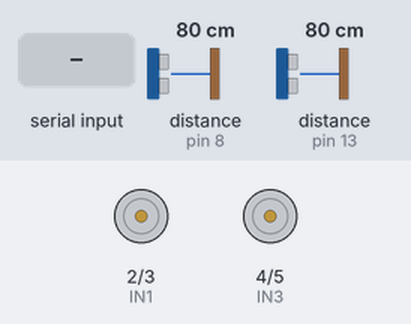
Bench run of a sketch on a simulated Arduino Uno, built with avr-gcc and run on an emulated ATmega328P. Shown: motor-driver pin pairs drawn as motors (green arrow = first pin HIGH = forward, orange = second pin HIGH = backward, longer = more drive, scaled by the enable pin). Wiring (inferred from the names in the program): 2 × ultrasonic range finder: trigger pin 9, echo pin 8 / trigger pin 12, echo pin 13. Inputs (shaded band) come from the test bench; at power-on: distance to the obstacle (sensors on pin 8, pin 13) 80 cm. The echo pulse lasts 58.3 µs per cm; what the sketch prints to the serial monitor is not drawn.

Above: at 1.2 s.
1.3 s: "TA1\n" received over Serial
At 2.1 s:
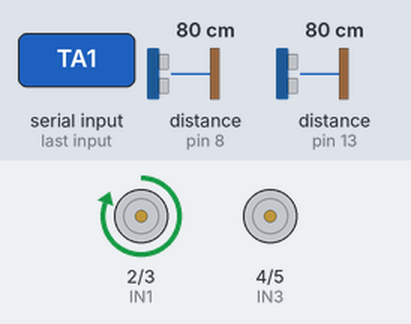
2.8 s: "F" received over Serial
At 3.4 s:
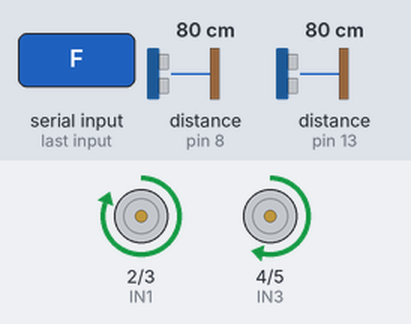
4.3 s: "B" received over Serial
At 4.8 s:
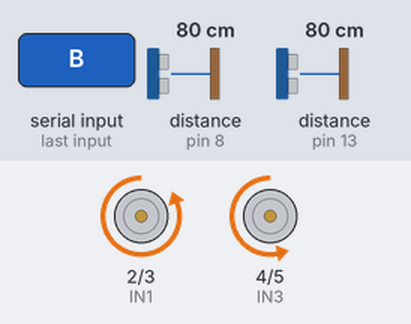
5.8 s: "L" received over Serial
At 7.0 s:
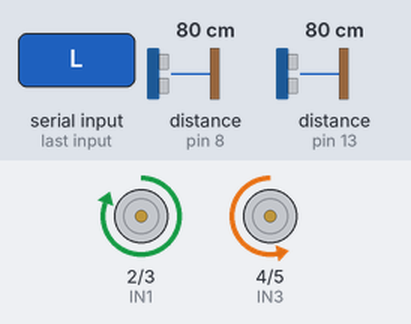
7.3 s: "R" received over Serial
At 8.7 s:
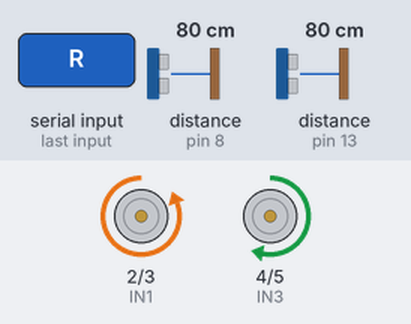
Timing chart, 0 to 9.8 s (numbered marks = the images above; inputs shaded):
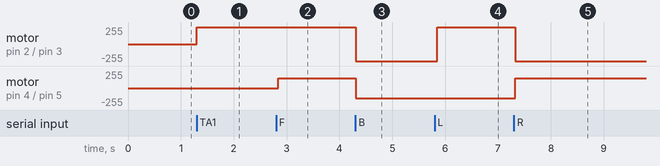

The sketch:

arduino.ino
```cpp
#define TRIG_PIN_1 12  // First ultrasonic sensor trigger pin
#define ECHO_PIN_1 13  // First ultrasonic sensor echo pin
#define TRIG_PIN_2 9   // Second ultrasonic sensor trigger pin
#define ECHO_PIN_2 8   // Second ultrasonic sensor echo pin
#define IN1 2          // Motor A direction 1
#define IN2 3          // Motor A direction 2
#define ENA 7          // Motor A PWM speed control
#define IN3 4          // Motor B direction 1
#define IN4 5          // Motor B direction 2
#define ENB 6          // Motor B PWM speed control

// Variables
long duration1, duration2;
float distance1, distance2;

void setup() {
  // Initialize serial communication
  Serial.begin(2000000);

  // Set pin modes for first sensor
  pinMode(TRIG_PIN_1, OUTPUT);
  pinMode(ECHO_PIN_1, INPUT);

  // Set pin modes for second sensor
  pinMode(TRIG_PIN_2, OUTPUT);
  pinMode(ECHO_PIN_2, INPUT);

  // Set pin modes for motors
  pinMode(IN1, OUTPUT);
  pinMode(IN2, OUTPUT);
  pinMode(ENA, OUTPUT);
  pinMode(IN3, OUTPUT);
  pinMode(IN4, OUTPUT);
  pinMode(ENB, OUTPUT);

  // Ensure motors are stopped initially
  stopMotors();

  // Brief startup message
  Serial.println("Arduino ready with dual sensors");
}

void loop() {
  // Read and send ultrasonic data from both sensors
  measureDistances();
  Serial.print("ULTRASONIC1: ");
  Serial.print(distance1);
  Serial.print(" | ULTRASONIC2: ");
  Serial.println(distance2);

  // Check for incoming serial commands
  if (Serial.available() > 0) {
    char command = Serial.read();
    executeCommand(command);
  }

  delay(50); // Small delay to avoid overwhelming serial
}

// Measure distance using both ultrasonic sensors
void measureDistances() {
  // First sensor measurement
  digitalWrite(TRIG_PIN_1, LOW);
  delayMicroseconds(2);
  digitalWrite(TRIG_PIN_1, HIGH);
  delayMicroseconds(10);
  digitalWrite(TRIG_PIN_1, LOW);

  duration1 = pulseIn(ECHO_PIN_1, HIGH, 30000); // Timeout after 30ms (approx 5m)
  if (duration1 == 0) {
    distance1 = 999.0; // Indicate out-of-range or error
  } else {
    distance1 = duration1 * 0.034 / 2; // Distance in cm
  }

  // Small delay between sensor readings to avoid interference
  delayMicroseconds(100);

  // Second sensor measurement
  digitalWrite(TRIG_PIN_2, LOW);
  delayMicroseconds(2);
  digitalWrite(TRIG_PIN_2, HIGH);
  delayMicroseconds(10);
  digitalWrite(TRIG_PIN_2, LOW);

  duration2 = pulseIn(ECHO_PIN_2, HIGH, 30000); // Timeout after 30ms (approx 5m)
  if (duration2 == 0) {
    distance2 = 999.0; // Indicate out-of-range or error
  } else {
    distance2 = duration2 * 0.034 / 2; // Distance in cm
  }
}

// Execute commands from Raspberry Pi
void executeCommand(char cmd) {
  switch (cmd) {
    case 'F': // Forward
      moveForward();
      Serial.println("Moving forward");
      break;
    case 'B': // Backward
      moveBackward();
      Serial.println("Moving backward");
      break;
    case 'L': // Left
      turnLeft();
      Serial.println("Turning left");
      break;
    case 'R': // Right
      turnRight();
      Serial.println("Turning right");
      break;
    case 'S': // Stop
      stopMotors();
      Serial.println("Stopped");
      break;
    case 'T': // Test motor (e.g., "TA1" for Motor A forward)
      while (Serial.available() < 2) delay(1); // Wait for motor and direction
      char motor = Serial.read();
      char direction = Serial.read();
      testMotor(motor, direction);
      break;
    default:
      Serial.println("Unknown command");
      break;
  }
}

// Motor control functions
void moveForward() {
  digitalWrite(IN1, HIGH);
  digitalWrite(IN2, LOW);
  analogWrite(ENA, 150); // Motor A speed (0-255)
  digitalWrite(IN3, HIGH);
  digitalWrite(IN4, LOW);
  analogWrite(ENB, 150); // Motor B speed
}

void moveBackward() {
  digitalWrite(IN1, LOW);
  digitalWrite(IN2, HIGH);
  analogWrite(ENA, 150);
  digitalWrite(IN3, LOW);
  digitalWrite(IN4, HIGH);
  analogWrite(ENB, 150);
}

void turnLeft() {
  digitalWrite(IN1, HIGH);
  digitalWrite(IN2, LOW);
  analogWrite(ENA, 150); // Motor A forward
  digitalWrite(IN3, LOW);
  digitalWrite(IN4, HIGH);
  analogWrite(ENB, 150); // Motor B backward
}

void turnRight() {
  digitalWrite(IN1, LOW);
  digitalWrite(IN2, HIGH);
  analogWrite(ENA, 150); // Motor A backward
  digitalWrite(IN3, HIGH);
  digitalWrite(IN4, LOW);
  analogWrite(ENB, 150); // Motor B forward
}

void stopMotors() {
  digitalWrite(IN1, LOW);
  digitalWrite(IN2, LOW);
  analogWrite(ENA, 0);
  digitalWrite(IN3, LOW);
  digitalWrite(IN4, LOW);
  analogWrite(ENB, 0);
}

void testMotor(char motor, char direction) {
  if (motor == 'A') {
    if (direction == '1') { // Forward
      digitalWrite(IN1, HIGH);
      digitalWrite(IN2, LOW);
      analogWrite(ENA, 150);
      Serial.println("Motor A forward");
    } else if (direction == '0') { // Backward
      digitalWrite(IN1, LOW);
      digitalWrite(IN2, HIGH);
      analogWrite(ENA, 150);
      Serial.println("Motor A backward");
    } else if (direction == 'S') { // Stop
      digitalWrite(IN1, LOW);
      digitalWrite(IN2, LOW);
      analogWrite(ENA, 0);
      Serial.println("Motor A stopped");
    }
  } else if (motor == 'B') {
    if (direction == '1') { // Forward
      digitalWrite(IN3, HIGH);
      digitalWrite(IN4, LOW);
      analogWrite(ENB, 150);
      Serial.println("Motor B forward");
    } else if (direction == '0') { // Backward
      digitalWrite(IN3, LOW);
      digitalWrite(IN4, HIGH);
      analogWrite(ENB, 150);
      Serial.println("Motor B backward");
    } else if (direction == 'S') { // Stop
      digitalWrite(IN3, LOW);
      digitalWrite(IN4, LOW);
      analogWrite(ENB, 0);
      Serial.println("Motor B stopped");
    }
  }
}
```

Measured:
- after the input at 1.3 s, motor on pin 2 (IN1) / pin 3 (IN2): stopped → forward 255/255 at once
- after the input at 2.8 s, motor on pin 4 (IN3) / pin 5 (IN4): stopped → forward 150/255 at once
- after the input at 4.3 s, motor on pin 2 (IN1) / pin 3 (IN2): forward 255/255 → backward 255/255 at once; motor on pin 4 (IN3) / pin 5 (IN4): forward 150/255 → backward 150/255 at once
- after the input at 5.8 s, motor on pin 2 (IN1) / pin 3 (IN2): backward 255/255 → forward 255/255 after 0.05 s
- after the input at 7.3 s, motor on pin 2 (IN1) / pin 3 (IN2): forward 255/255 → backward 255/255 at once; motor on pin 4 (IN3) / pin 5 (IN4): backward 150/255 → forward 150/255 at once
